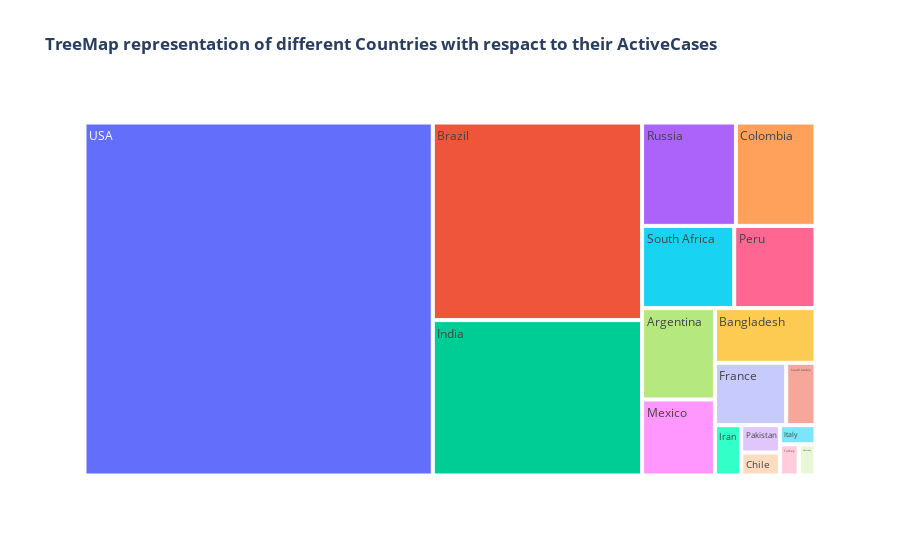

Notebook source saved alongside this figure:
### Code cell
fig = px.treemap(world_data[0:20],values="ActiveCases",path=['Country/Region'],
           template="plotly_white",
           title="<b>TreeMap representation of different Countries with respact to their {}</b>".format("ActiveCases"))
fig.show()

### Figure 1 — Plotly figure (JSON) as saved in the notebook; plotly's stock layout.template omitted (floating-point values rounded to 4 significant figures)
{"data": [{"branchvalues": "total", "domain": {"x": [0, 1], "y": [0, 1]}, "hovertemplate": "labels=%{label}<br>ActiveCases=%{value}<br>parent=%{parent}<br>id=%{id}<extra></extra>", "ids": ["Argentina", "Bangladesh", "Brazil", "Chile", "Colombia", "France", "Germany", "India", "Iran", "Italy", "Mexico", "Pakistan", "Peru", "Russia", "Saudi Arabia", "South Africa", "Spain", "Turkey", "UK", "USA"], "labels": ["Argentina", "Bangladesh", "Brazil", "Chile", "Colombia", "France", "Germany", "India", "Iran", "Italy", "Mexico", "Pakistan", "Peru", "Russia", "Saudi Arabia", "South Africa", "Spain", "Turkey", "UK", "USA"], "name": "", "parents": ["", "", "", "", "", "", "", "", "", "", "", "", "", "", "", "", "", "", "", ""], "type": "treemap", "values": [124092, 102521, 771258, 16614, 153416, 82861, 9758, 606387, 24678, 12694, 103325, 19770, 124648, 180931, 34082, 141264, 0, 10921, 0, 2292707]}], "layout": {"legend": {"tracegroupgap": 0}, "title": {"text": "<b>TreeMap representation of different Countries with respact to their ActiveCases</b>"}}}
